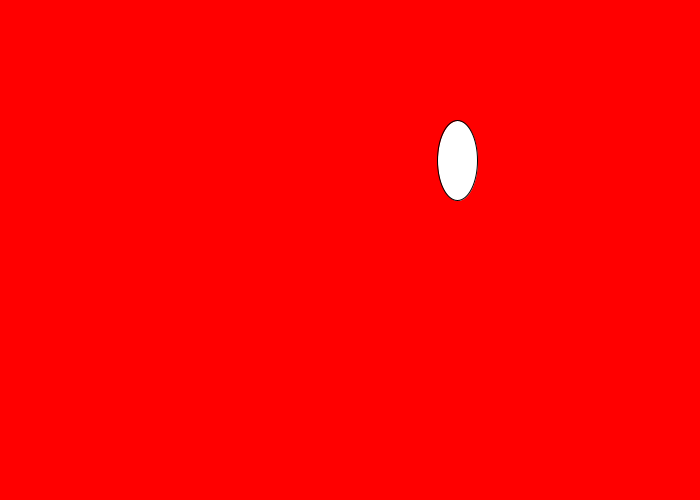
Frame 1 (no input)
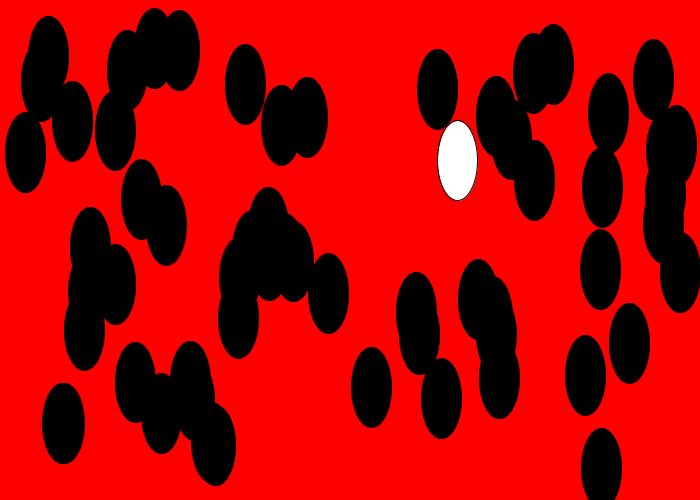
Frame 60 (the mouse pressed at the canvas centre just before this capture)
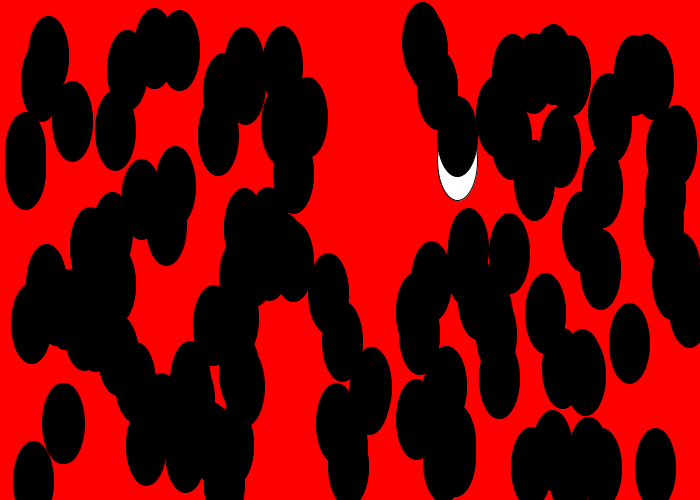
Frame 120 (the mouse held since frame 60 and released just before this capture)

The Processing sketch that drew these frames (run headless with seeded random() and noise(); from frame 60 on, the mouse is pressed at the canvas centre):

// Processing sketch: exp12
// ── exp12.pde
void setup()
{
  size(700, 500);
  background(400, 0, 0);
}

void draw()
{
  //ellipse( x, y,
  ellipse( random(15, width), random(42, height), 40, 80);
  fill( random(0));
}
